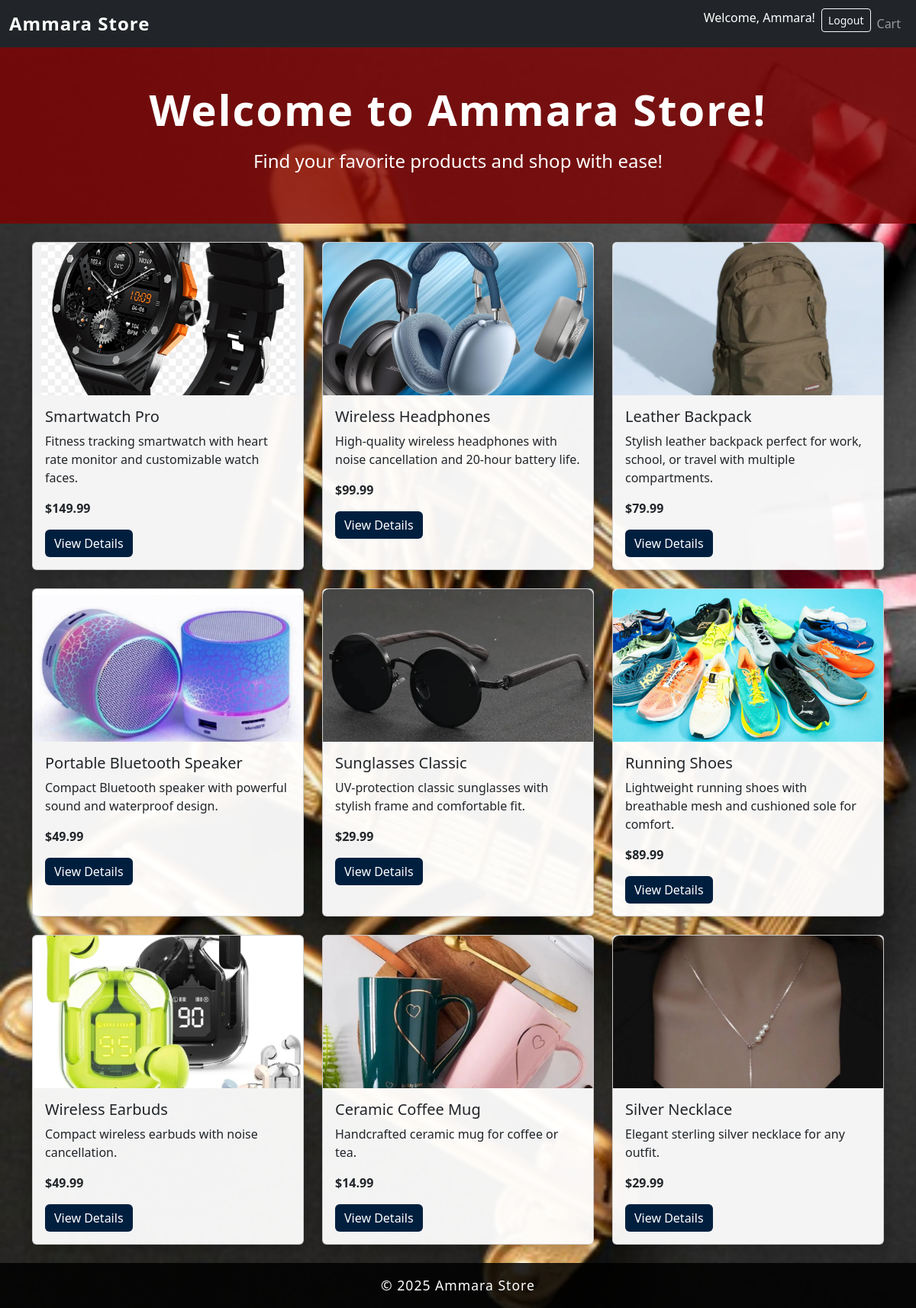
The app's page / (signed in) with its own data.
### store/models.py (models this page shows, shortened)
class Product(models.Model):
    name = models.CharField(max_length=255)
    description = models.TextField()
    price = models.DecimalField(max_digits=8, decimal_places=2)
    image = models.ImageField(upload_to='products/')

### store/views.py (the view)
# urls.py: 2. Add a URL to urlpatterns:  path('', views.home, name='home')
def home(request):
    products = Product.objects.all()
    context = {'products': products}
    return render(request, 'home.html', context)

### store/templates/home.html (shortened to what this page needs)
{% load static %}
<!DOCTYPE html>
<html lang="en">
<head>
  <link href="https://cdn.jsdelivr.net/npm/bootstrap@5.3.0/dist/css/bootstrap.min.css" rel="stylesheet">
</head>
<body>
  <nav class="navbar navbar-expand-lg navbar-dark bg-dark">
    <div class="container-fluid">
      <a class="navbar-brand" href="/">Ammara Store</a>
      <div class="collapse navbar-collapse justify-content-end">
        <ul class="navbar-nav">
          {% if user.is_authenticated %}
            <li class="nav-item">
              <span class="navbar-text text-white me-2">Welcome, {{ user.username }}!</span>
            </li>
            <li class="nav-item">
              <form method="post" action="{% url 'logout' %}">
                <button type="submit" class="btn btn-outline-light btn-sm">Logout</button>
              </form>
            </li>
          {% endif %}
          <li class="nav-item">
            <a class="nav-link" href="{% url 'view_cart' %}">Cart</a>
          </li>
        </ul>
      </div>
    </div>
  </nav>
  <header class="hero text-center py-5 mb-4">
    <div class="container">
      <h1 class="fw-bold display-4 mb-3" style="letter-spacing:2px;">Welcome to Ammara Store!</h1>
      <p class="lead fs-4">Find your favorite products and shop with ease!</p>
    </div>
  </header>
  <div class="container">
    <div class="row">
      {% for product in products %}
        <div class="col-md-4 mb-4">
          <div class="card h-100 shadow">
            {% if product.image %}
              <img src="{{ product.image.url }}" class="card-img-top" alt="{{ product.name }}">
            {% endif %}
            <div class="card-body">
              <h5 class="card-title">{{ product.name }}</h5>
              <p class="card-text">{{ product.description|truncatewords:20 }}</p>
              <p class="card-text fw-bold">${{ product.price }}</p>
              <a href="{% url 'product_detail' product.pk %}" class="btn btn-navy">View Details</a>
            </div>
          </div>
        </div>
      {% empty %}
        <p>No products available.</p>
      {% endfor %}
    </div>
  </div>
  <footer class="text-white text-center py-3">
    <div class="container">
      &copy; {{ year|default:2025 }} Ammara Store
    </div>

### records on screen
Product: image (picture), name "Smartwatch Pro", description "Fitness tracking smartwatch with heart rate monitor and customizable watch faces.", price "149.99"
Product: image (picture), name "Wireless Headphones", description "High-quality wireless headphones with noise cancellation and 20-hour battery life.", price "99.99"
Product: image (picture), name "Leather Backpack", description "Stylish leather backpack perfect for work, school, or travel with multiple compartments.", price "79.99"
Product: image (picture), name "Portable Bluetooth Speaker", description "Compact Bluetooth speaker with powerful sound and waterproof design.", price "49.99"
Product: image (picture), name "Sunglasses Classic", description "UV-protection classic sunglasses with stylish frame and comfortable fit.", price "29.99"
Product: image (picture), name "Running Shoes", description "Lightweight running shoes with breathable mesh and cushioned sole for comfort.", price "89.99"
Product: image (picture), name "Wireless Earbuds", description "Compact wireless earbuds with noise cancellation.", price "49.99"
Product: image (picture), name "Ceramic Coffee Mug", description "Handcrafted ceramic mug for coffee or tea.", price "14.99"
Product: image (picture), name "Silver Necklace", description "Elegant sterling silver necklace for any outfit.", price "29.99"

### other values on screen
{{ user.username }} "Ammara"
{{ year|default:2025 }} "2025"
